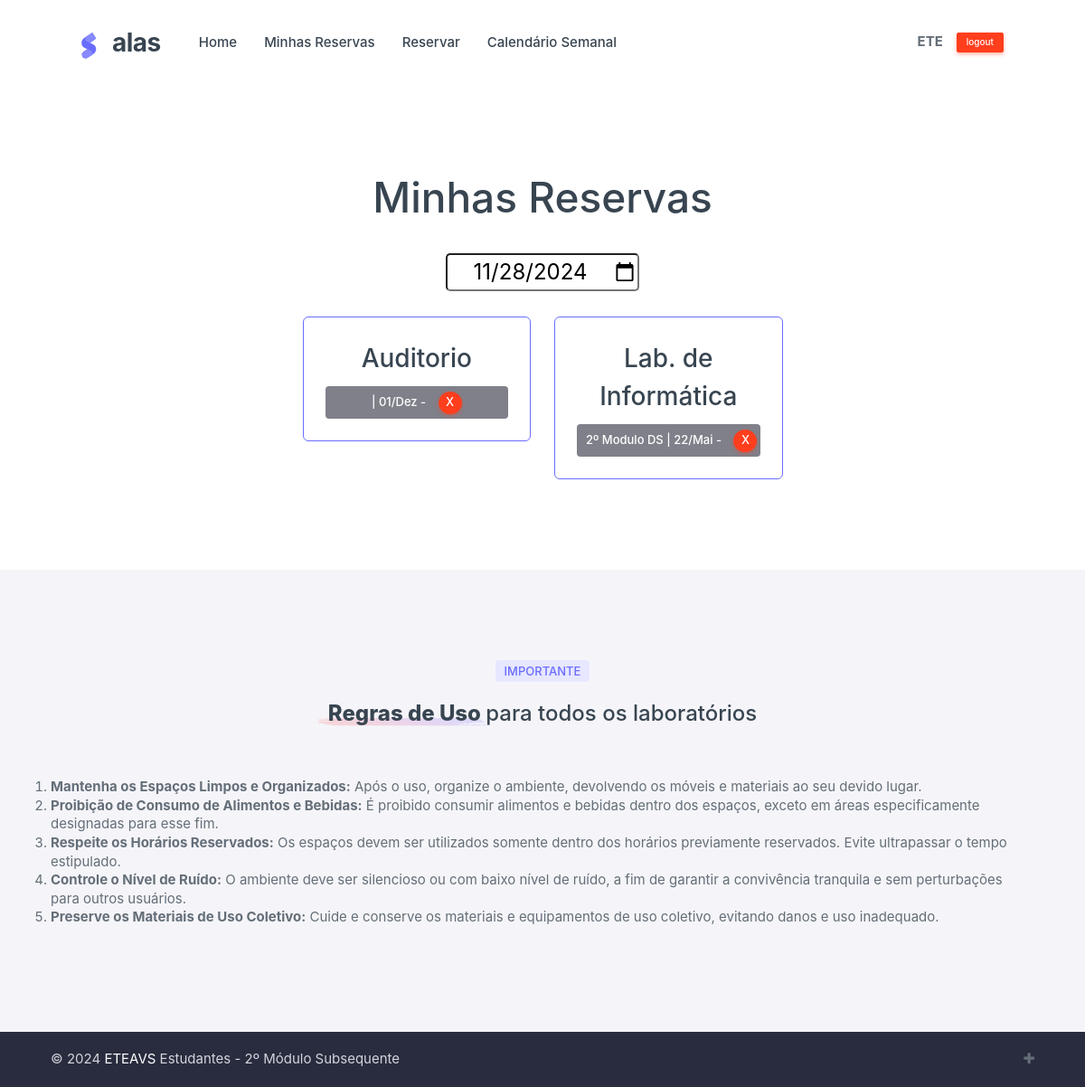
Page /minhas-reservas/ (signed in) on the earlier database version.
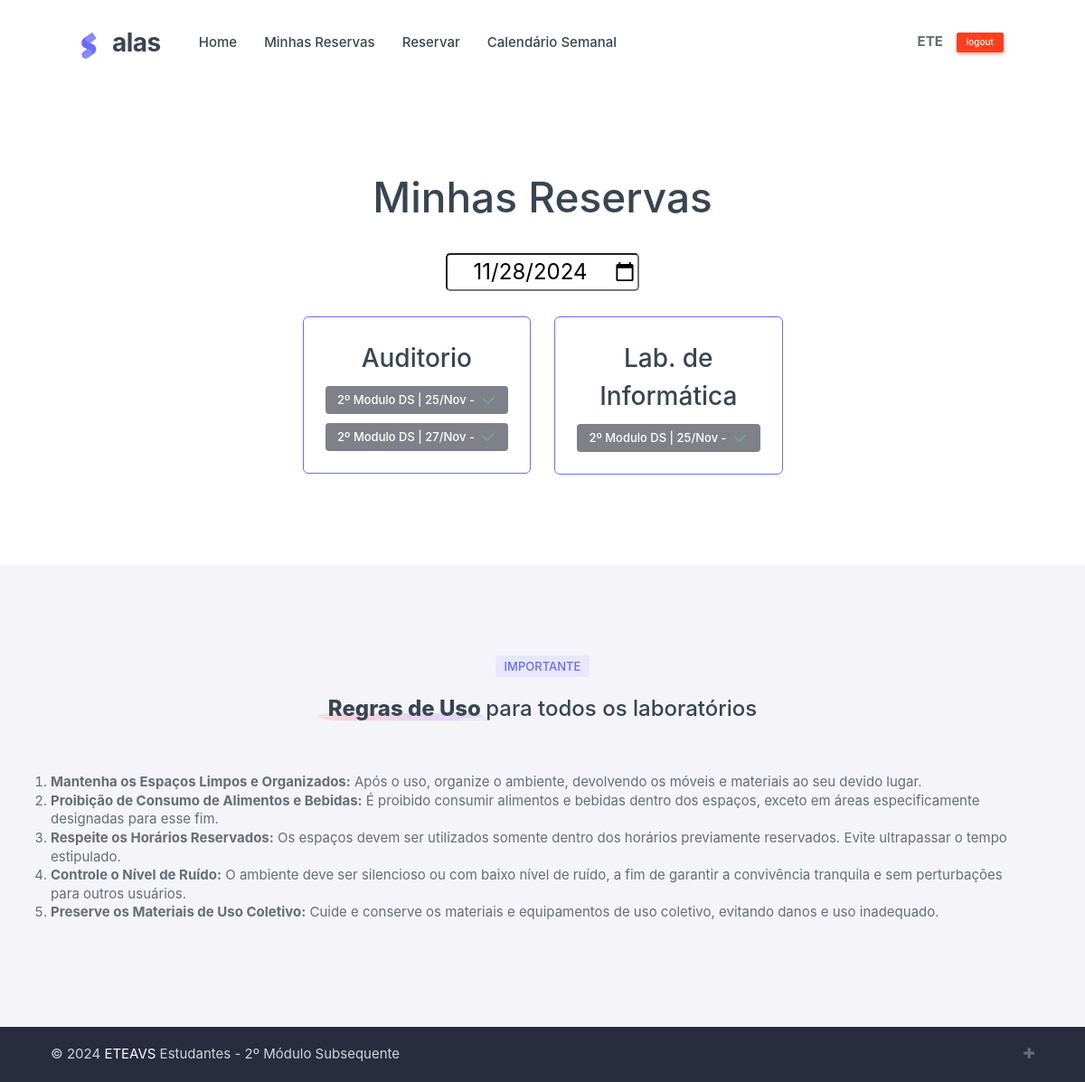
Same page on the later database version.
### reserva/models.py (models this page shows, shortened)
class Espaco(models.Model):
    nome = models.CharField(max_length=100)
    ativo = models.BooleanField(default=True)

class Reserva(models.Model):
    matricula = models.ForeignKey(Servidor, on_delete=models.CASCADE)
    espaco = models.ForeignKey(Espaco, on_delete=models.CASCADE)
    data = models.DateField()
    motivo = models.TextField(null=True, blank=True)
    turma = models.CharField(max_length=50, null=True, blank=True)
    data_hora_reserva = models.DateTimeField(auto_now_add=True)

### reserva/views.py (the view)
# urls.py: path('minhas-reservas/', views.minhas_reservas_view, name= 'minhas_reservas'),
@login_required
def minhas_reservas_view(request):
    reservas = Reserva.objects.filter(matricula=request.user)
    data_hoje = date.today()
    espacos_reservas = {}
    for espaco in Espaco.objects.all():
        reservas_do_espaco = reservas.filter(espaco=espaco)
        if reservas_do_espaco.exists():
            espacos_reservas[espaco] = reservas_do_espaco
            for reserva in reservas_do_espaco:
                reserva.is_future = reserva.data >= data_hoje
    return render(request, 'minhas_reservas.html', {'espacos_reservas': espacos_reservas, 'data_hoje': data_hoje.strftime('%Y-%m-%d')})

### reserva/templates/minhas_reservas.html (shortened to what this page needs)
{% extends 'base.html' %}
{% load static %}
{% block content %}
<div data-bs-spy="scroll" class="scrollspy-example">
  <section id="landingFunFacts" class="section-py landing-fun-facts">
    <div class="container">
      <div class="row gy-6" style="
    margin-top: 60px; justify-content: center;
">
        <h1 class="text-center mb-1">Minhas Reservas</h1>
        <h4 class="text-center mb-1">
          <span class="position-relative fw-extrabold z-1" style="width: 50%;">
            <input type="date" id="filtro-data" value="{{ data_hoje }}" style="border-radius: 5px; text-align: center;">
          </span>
        </h4>
        {% for espaco, reservas_espaco in espacos_reservas.items %}
        <div class="col-sm-6 col-lg-3">
          <div class="card border border-primary shadow-none">
            <div class="card-body text-center" style="gap: 10px; display: flex; flex-direction: column;">
              <h3 class="mb-0">{{ espaco.nome }}</h3>
              {% if reservas_espaco %}
              {% for agend in reservas_espaco %}
              <span class="badge reserva-{{ agend.id }}" style="background: #80808a;">
                {{ agend.turma }}   |   {{ agend.data|date:"d/M" }} - {{horario}}
                {% if agend.is_future %}
                <button type="button" class="btn btn-sm btn-danger cancelar-reserva" data-id="{{ agend.id }}"
                  style="margin-left: 10px; border-radius: 100px; width: 10px; height: 25px;">
                  X
                </button>
                {% else %}
                <img src="../static/img/Icon-confirmation.svg" alt="" style="width: 20px; height: 20px; opacity: 0.3;">
                {% endif %}
              </span>
              {% endfor %}
              {% else %}
              <p>Não há agendamentos para este espaço.</p>
              {% endif %}
            </div>
          </div>
        </div>
        {% endfor %}
      </div>
    </div>
  </section>
{% endblock %}

Differences in the rows shown:
removed Reserva: data "01/Dez", shown under Espaco "Auditorio"
removed Reserva: turma "2º Modulo DS", data "22/Mai", shown under Espaco "Lab. de Informática"
added Reserva: turma "2º Modulo DS", data "25/Nov", shown under Espaco "Auditorio"
added Reserva: turma "2º Modulo DS", data "27/Nov", shown under Espaco "Auditorio"
added Reserva: turma "2º Modulo DS", data "25/Nov", shown under Espaco "Lab. de Informática"
